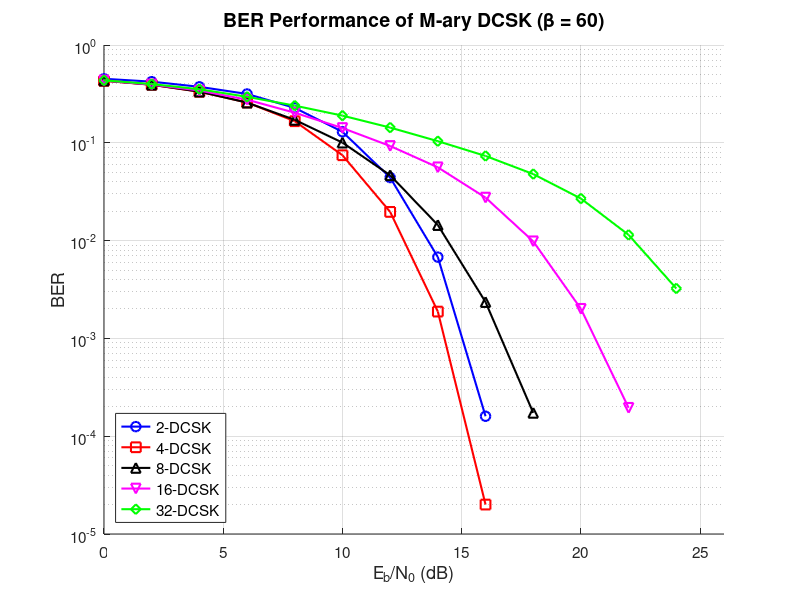

Write the MATLAB code that produced this figure.
% 复现论文 Fig. 3: M-ary DCSK 在 AWGN 信道下的 BER 性能曲线 (\beta = 60)
clear; clc; close all;

beta = 60;                  
num_symbols = 50000;        
EbN0_dB_range = 0:2:24;     
M_vec = [2, 4, 8, 16, 32];  

markers = {'o', 's', '^', 'v', 'd'};
colors = {'b', 'r', 'k', 'm', 'g'};

figure('Position', [100, 100, 700, 550]);
hold on; grid on;
set(gca, 'YScale', 'log'); 

fprintf('开始仿真 M-ary DCSK (扩频因子 beta=%d, 符号数=%d)...\n', beta, num_symbols);

for m_idx = 1:length(M_vec)
    M = M_vec(m_idx);
    bits_per_symbol = log2(M);
    BER_list = zeros(1, length(EbN0_dB_range));
    
    fprintf('正在仿真 %d-ary DCSK...\n', M);
    
    for snr_idx = 1:length(EbN0_dB_range)
        EbN0_dB = EbN0_dB_range(snr_idx);
        EbN0 = 10^(EbN0_dB / 10);
        Eb = 1.0;                  
        Es = bits_per_symbol * Eb; 
        N0 = Eb / EbN0;            
        sigma = sqrt(N0 / 2);      
        
        data = randi([0, M-1], num_symbols, 1);
        
        phase_offset = 0; 
        if M == 4
            phase_offset = pi/4;
        end
        sym = pskmod(data, M, phase_offset, 'gray');
        a_s = real(sym);
        b_s = imag(sym);
        
        x = rand(num_symbols, 1) * 2 - 1;
        cx = zeros(num_symbols, beta);
        for k = 1:beta
            cx(:, k) = x;
            x = 1 - 2 * x.^2; 
        end
        
        cx = cx - mean(cx, 2);
        cx = cx ./ sqrt(sum(cx.^2, 2));
        
        cx_analytic = hilbert(cx')'; 
        cy = imag(cx_analytic);
        cy = cy ./ sqrt(sum(cy.^2, 2)); 
        
        m_s = a_s .* cx + b_s .* cy;
        
        tx_ref  = sqrt(Es / 2) * cx;
        tx_info = sqrt(Es / 2) * m_s;
        

        rx_ref  = tx_ref + sigma * randn(num_symbols, beta);
        rx_info = tx_info + sigma * randn(num_symbols, beta);
        

        rx_ref_analytic = hilbert(rx_ref')';
        rx_ref_y = imag(rx_ref_analytic);
        

        z_a = sum(rx_info .* rx_ref, 2);
        z_b = sum(rx_info .* rx_ref_y, 2);
        z = z_a + 1i * z_b; 
        
        data_hat = pskdemod(z, M, phase_offset, 'gray');
        
        [~, ber] = biterr(data, data_hat);
        BER_list(snr_idx) = ber;
    end
    
    semilogy(EbN0_dB_range, BER_list, ['-', markers{m_idx}], ...
        'Color', colors{m_idx}, 'LineWidth', 1.5, 'MarkerSize', 7, ...
        'DisplayName', sprintf('%d-DCSK', M));
        
    fprintf('  完成! 在 %ddB 处的 BER 为: %.5e\n', EbN0_dB_range(end), BER_list(end));
end

set(gca, 'YMinorGrid', 'on', 'XMinorGrid', 'off', 'FontSize', 11);
xlabel('E_b/N_0 (dB)', 'FontSize', 13, 'Interpreter', 'tex');
ylabel('BER', 'FontSize', 13);
title('BER Performance of M-ary DCSK (\beta = 60)', 'FontSize', 14);
legend('Location', 'southwest', 'FontSize', 11);
ylim([1e-5, 1]);
xlim([0, 26]);
